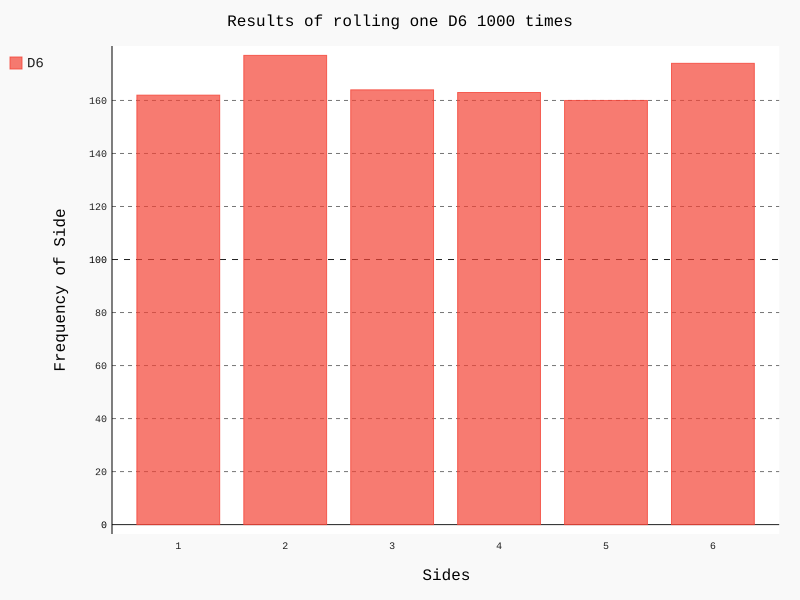

Python code for this plot:
from die import Die
from pygal import Bar


#Creates a D6 (D6 == die of 6 sides)
die = Die()

times = 1000

#Roll the die and store the results in a list
results = []
for roll_num in range(times):
    result = die.roll()
    results.append(result)
    
    
#Analize the results
frequencies = []
for value in range(1, die.sides+1):
    frequency = results.count(value)
    frequencies.append(frequency)

    
#Visualizes the results
hist = Bar()

hist.title = 'Results of rolling one D6 ' + str(times) + ' times'
hist.x_labels = [str(i) for i in range(1, 7)]
hist.x_title = 'Sides'
hist.y_title = 'Frequency of Side'

hist.add('D6', frequencies)
hist.render_to_file('die_visual.svg')
